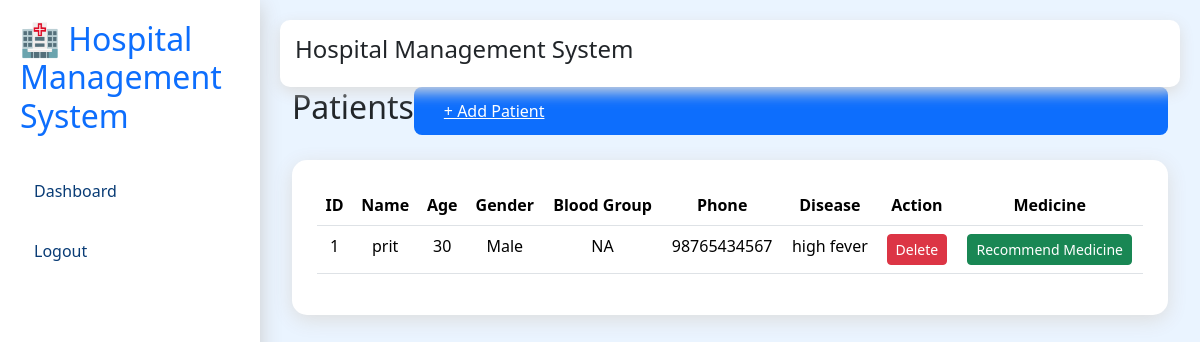
Page /patients on the committed database.
### models/patient.py (models this page shows, shortened)
class Patient(db.Model):
    id = db.Column(
        db.Integer,
        primary_key=True
    )
    name = db.Column(
        db.String(100),
        nullable=False
    )
    age = db.Column(
        db.Integer
    )
    gender = db.Column(
        db.String(20)
    )
    blood_group = db.Column(
        db.String(10)
    )
    phone = db.Column(
        db.String(20)
    )
    email = db.Column(
        db.String(120)
    )
    address = db.Column(
        db.String(250)
    )
    disease = db.Column(
        db.String(200)
    )
    created_at = db.Column(
        db.DateTime,
        server_default=db.func.now()
    )

### routes/patients.py (the view)
@patients.route("/patients")
def index():
    data = Patient.query.all()
    return render_template(
        "patients/index.html",
        patients=data
    )

### templates/patients/index.html
{% extends "base.html" %}
{% block content %}
<div class="container-fluid">
<div class="d-flex justify-content-between align-items-center">
<h2 class="page-title">
Patients
</h2>
<a href="/patients/add" class="btn-primary">
+ Add Patient
</a>
</div>
<div class="card-box">
<table class="table table-hover">
<thead>
<tr>
<th>ID</th>
<th>Name</th>
<th>Age</th>
<th>Gender</th>
<th>Blood Group</th>
<th>Phone</th>
<th>Disease</th>
<th>Action</th>
<th>Medicine</th>
</tr>
</thead>
<tbody>
{% for p in patients %}
<tr>
<td>
{{p.id}}
</td>
<td>
{{p.name}}
</td>
<td>
{{p.age}}
</td>
<td>
{{p.gender}}
</td>
<td>
{{p.blood_group}}
</td>
<td>
{{p.phone}}
</td>
<td>
{{p.disease}}
</td>
<td>
<a href="/patients/delete/{{p.id}}"
class="btn btn-danger btn-sm">
Delete
</a>
</td>
<td>
<a href="/recommend-medicine/{{p.id}}"
class="btn btn-success btn-sm">
Recommend Medicine
</a>
</td>
</tr>
{% endfor %}
</tbody>
</table>
</div>
</div>
{% endblock %}

### static/css/style.css (style rules this page uses)
:root { --blue: #0d6efd; --dark: #083b75; --light: #eaf4ff; --white: #ffffff; }
body { margin: 0; font-family: 'Segoe UI', sans-serif; background: var(--light); }
.card-box { background: white; padding: 25px; margin-top: 25px; border-radius: 15px; box-shadow: 0 5px 20px #ddd; text-align: center; }
.btn-primary { background: #0d6efd; color: white; border: none; padding: 12px 30px; border-radius: 8px; width: 100%; }

### rows in the picture
Patient: id "1", name "prit", age "30", gender "Male", blood_group "NA", phone "98765434567", disease "high fever"
